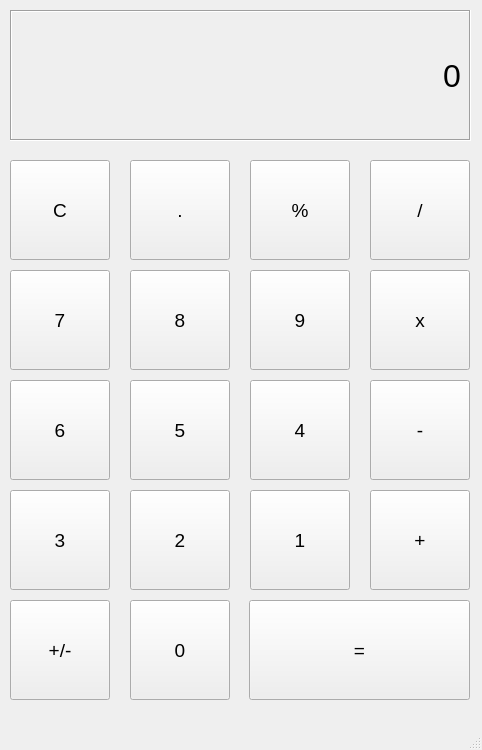
<?xml version="1.0" encoding="UTF-8"?>
<ui version="4.0">
 <class>MainWindow</class>
 <widget class="QMainWindow" name="MainWindow">
  <property name="geometry">
   <rect>
    <x>0</x>
    <y>0</y>
    <width>482</width>
    <height>750</height>
   </rect>
  </property>
  <property name="sizePolicy">
   <sizepolicy hsizetype="Fixed" vsizetype="Preferred">
    <horstretch>0</horstretch>
    <verstretch>0</verstretch>
   </sizepolicy>
  </property>
  <property name="windowTitle">
   <string>calc</string>
  </property>
  <widget class="QWidget" name="centralwidget">
   <widget class="QLabel" name="outputLabel">
    <property name="geometry">
     <rect>
      <x>10</x>
      <y>10</y>
      <width>461</width>
      <height>131</height>
     </rect>
    </property>
    <property name="font">
     <font>
      <family>Arial</family>
      <pointsize>24</pointsize>
     </font>
    </property>
    <property name="frameShape">
     <enum>QFrame::Box</enum>
    </property>
    <property name="frameShadow">
     <enum>QFrame::Sunken</enum>
    </property>
    <property name="text">
     <string>0</string>
    </property>
    <property name="alignment">
     <set>Qt::AlignRight|Qt::AlignTrailing|Qt::AlignVCenter</set>
    </property>
    <property name="margin">
     <number>10</number>
    </property>
   </widget>
   <widget class="QPushButton" name="Cbutton">
    <property name="geometry">
     <rect>
      <x>10</x>
      <y>160</y>
      <width>100</width>
      <height>100</height>
     </rect>
    </property>
    <property name="font">
     <font>
      <family>Arial</family>
      <pointsize>14</pointsize>
     </font>
    </property>
    <property name="text">
     <string>C</string>
    </property>
   </widget>
   <widget class="QPushButton" name="nine">
    <property name="geometry">
     <rect>
      <x>250</x>
      <y>270</y>
      <width>100</width>
      <height>100</height>
     </rect>
    </property>
    <property name="font">
     <font>
      <family>Arial</family>
      <pointsize>14</pointsize>
     </font>
    </property>
    <property name="text">
     <string>9</string>
    </property>
   </widget>
   <widget class="QPushButton" name="eight">
    <property name="geometry">
     <rect>
      <x>130</x>
      <y>270</y>
      <width>100</width>
      <height>100</height>
     </rect>
    </property>
    <property name="font">
     <font>
      <family>Arial</family>
      <pointsize>14</pointsize>
     </font>
    </property>
    <property name="text">
     <string>8</string>
    </property>
   </widget>
   <widget class="QPushButton" name="seven">
    <property name="geometry">
     <rect>
      <x>10</x>
      <y>270</y>
      <width>100</width>
      <height>100</height>
     </rect>
    </property>
    <property name="font">
     <font>
      <family>Arial</family>
      <pointsize>14</pointsize>
     </font>
    </property>
    <property name="text">
     <string>7</string>
    </property>
   </widget>
   <widget class="QPushButton" name="divide">
    <property name="geometry">
     <rect>
      <x>370</x>
      <y>160</y>
      <width>100</width>
      <height>100</height>
     </rect>
    </property>
    <property name="font">
     <font>
      <family>Arial</family>
      <pointsize>14</pointsize>
     </font>
    </property>
    <property name="text">
     <string>/</string>
    </property>
   </widget>
   <widget class="QPushButton" name="percent">
    <property name="geometry">
     <rect>
      <x>250</x>
      <y>160</y>
      <width>100</width>
      <height>100</height>
     </rect>
    </property>
    <property name="font">
     <font>
      <family>Arial</family>
      <pointsize>14</pointsize>
     </font>
    </property>
    <property name="text">
     <string>%</string>
    </property>
   </widget>
   <widget class="QPushButton" name="multiply">
    <property name="geometry">
     <rect>
      <x>370</x>
      <y>270</y>
      <width>100</width>
      <height>100</height>
     </rect>
    </property>
    <property name="font">
     <font>
      <family>Arial</family>
      <pointsize>14</pointsize>
     </font>
    </property>
    <property name="text">
     <string>x</string>
    </property>
   </widget>
   <widget class="QPushButton" name="three">
    <property name="geometry">
     <rect>
      <x>10</x>
      <y>490</y>
      <width>100</width>
      <height>100</height>
     </rect>
    </property>
    <property name="font">
     <font>
      <family>Arial</family>
      <pointsize>14</pointsize>
     </font>
    </property>
    <property name="text">
     <string>3</string>
    </property>
   </widget>
   <widget class="QPushButton" name="two">
    <property name="geometry">
     <rect>
      <x>130</x>
      <y>490</y>
      <width>100</width>
      <height>100</height>
     </rect>
    </property>
    <property name="font">
     <font>
      <family>Arial</family>
      <pointsize>14</pointsize>
     </font>
    </property>
    <property name="text">
     <string>2</string>
    </property>
   </widget>
   <widget class="QPushButton" name="six">
    <property name="geometry">
     <rect>
      <x>10</x>
      <y>380</y>
      <width>100</width>
      <height>100</height>
     </rect>
    </property>
    <property name="font">
     <font>
      <family>Arial</family>
      <pointsize>14</pointsize>
     </font>
    </property>
    <property name="text">
     <string>6</string>
    </property>
   </widget>
   <widget class="QPushButton" name="five">
    <property name="geometry">
     <rect>
      <x>130</x>
      <y>380</y>
      <width>100</width>
      <height>100</height>
     </rect>
    </property>
    <property name="font">
     <font>
      <family>Arial</family>
      <pointsize>14</pointsize>
     </font>
    </property>
    <property name="text">
     <string>5</string>
    </property>
   </widget>
   <widget class="QPushButton" name="four">
    <property name="geometry">
     <rect>
      <x>250</x>
      <y>380</y>
      <width>100</width>
      <height>100</height>
     </rect>
    </property>
    <property name="font">
     <font>
      <family>Arial</family>
      <pointsize>14</pointsize>
     </font>
    </property>
    <property name="text">
     <string>4</string>
    </property>
   </widget>
   <widget class="QPushButton" name="subtract">
    <property name="geometry">
     <rect>
      <x>370</x>
      <y>380</y>
      <width>100</width>
      <height>100</height>
     </rect>
    </property>
    <property name="font">
     <font>
      <family>Arial</family>
      <pointsize>14</pointsize>
     </font>
    </property>
    <property name="text">
     <string>-</string>
    </property>
   </widget>
   <widget class="QPushButton" name="one">
    <property name="geometry">
     <rect>
      <x>250</x>
      <y>490</y>
      <width>100</width>
      <height>100</height>
     </rect>
    </property>
    <property name="font">
     <font>
      <family>Arial</family>
      <pointsize>14</pointsize>
     </font>
    </property>
    <property name="text">
     <string>1</string>
    </property>
   </widget>
   <widget class="QPushButton" name="plus">
    <property name="geometry">
     <rect>
      <x>370</x>
      <y>490</y>
      <width>100</width>
      <height>100</height>
     </rect>
    </property>
    <property name="font">
     <font>
      <family>Arial</family>
      <pointsize>14</pointsize>
     </font>
    </property>
    <property name="text">
     <string>+</string>
    </property>
   </widget>
   <widget class="QPushButton" name="zero">
    <property name="geometry">
     <rect>
      <x>130</x>
      <y>600</y>
      <width>100</width>
      <height>100</height>
     </rect>
    </property>
    <property name="font">
     <font>
      <family>Arial</family>
      <pointsize>14</pointsize>
     </font>
    </property>
    <property name="text">
     <string>0</string>
    </property>
   </widget>
   <widget class="QPushButton" name="deci">
    <property name="geometry">
     <rect>
      <x>130</x>
      <y>160</y>
      <width>100</width>
      <height>100</height>
     </rect>
    </property>
    <property name="font">
     <font>
      <family>Arial</family>
      <pointsize>14</pointsize>
     </font>
    </property>
    <property name="text">
     <string>.</string>
    </property>
   </widget>
   <widget class="QPushButton" name="equal">
    <property name="enabled">
     <bool>true</bool>
    </property>
    <property name="geometry">
     <rect>
      <x>249</x>
      <y>600</y>
      <width>221</width>
      <height>100</height>
     </rect>
    </property>
    <property name="font">
     <font>
      <family>Arial</family>
      <pointsize>14</pointsize>
     </font>
    </property>
    <property name="text">
     <string>=</string>
    </property>
   </widget>
   <widget class="QPushButton" name="integer">
    <property name="geometry">
     <rect>
      <x>10</x>
      <y>600</y>
      <width>100</width>
      <height>100</height>
     </rect>
    </property>
    <property name="font">
     <font>
      <family>Arial</family>
      <pointsize>14</pointsize>
     </font>
    </property>
    <property name="text">
     <string>+/-</string>
    </property>
   </widget>
  </widget>
  <widget class="QMenuBar" name="menubar">
   <property name="geometry">
    <rect>
     <x>0</x>
     <y>0</y>
     <width>482</width>
     <height>22</height>
    </rect>
   </property>
  </widget>
  <widget class="QStatusBar" name="statusbar"/>
 </widget>
 <resources/>
 <connections/>
</ui>
